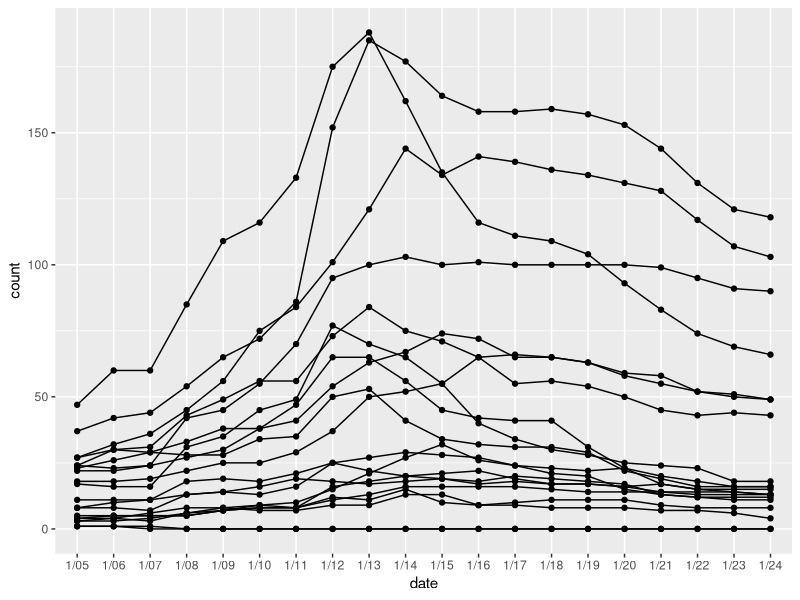
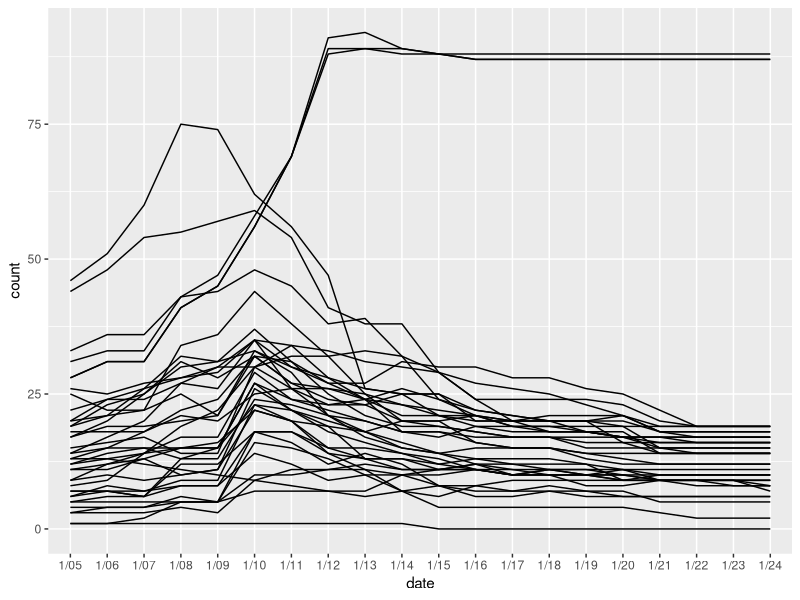

Write the R code that produced these figures, in order.
## ---- chunk 1
knitr::opts_chunk$set(message = F)

library(dplyr)
library(readr)
library(ggplot2)
## ---- chunk 2
courses <- read_csv("courses.csv")
demand <- read_csv("demand.csv")
subjects <- read_csv("subjects.csv")
## ---- chunk 3
courses
## ---- chunk 4
demand[1:10, ]
## ---- chunk 5
demand[1236:1245, ]
## ---- chunk 6
demand %>%
  filter(id %in% 1:20) %>%
  ggplot(aes(x = date, y = count, group = id)) +
  geom_point() + geom_line()
## ---- chunk 7
left_join(courses, demand)
## ---- chunk 8
subjects
## ---- chunk 9
library(readr)
library(dplyr)
library(tidyr)
library(stringr)
library(ggplot2)
## ---- chunk 10
courses <- read_csv("courses.csv")
demand <- read_csv("demand.csv")
subjects <- read_csv("subjects.csv")
## ---- chunk 11
unite_code <- function(df) {
	tidyr::unite(df, code, subject, number, sep = " ", remove = FALSE)
}

separate_code <- function(df) {
	tidyr::separate(df, code, into = c("subject", "number"), sep = " ", remove = FALSE)
}

separate_designator <- function(df) {
	num <- df$number
	
	df$number <- as.numeric(str_extract(num, "[[:digit:]]+"))
	df$designator <- str_extract(num, "[:alpha:]")
	
	df
}
## ---- chunk 12
courses <- courses %>% 
  separate_code() %>%
  separate_designator()

courses
## ---- chunk 13
courses %>%
  filter(designator == "L")
## ---- chunk 14
courses %>%
  filter(number < 100)
## ---- chunk 15
courses %>%
  filter(number < 100) %>%
  distinct(id, .keep_all = TRUE) %>%
  left_join(demand) %>%
  ggplot(aes(x = date, y = count, group = id)) +
  geom_line()
## ---- chunk 16
courses %>%
  filter(number < 100) %>%
  distinct(id, .keep_all = TRUE) %>%
  left_join(demand) %>%
  filter(date == "1/24") %>%
  filter(count > 75)
## ---- chunk 17
courses %>%
  left_join(demand) %>%
  mutate(date = as.Date(date, format = "%m/%d")) %>%
  arrange(code, date) %>%
  group_by(code) %>%
  summarize(enrollment = last(count),
            peak_demand = max(count),
            peak_demand_day = date[which.max(count)])
## ---- chunk 18
# Libraries -----

library(readr)
library(dplyr)
library(tidyr)
library(stringr)
library(ggplot2)

# Helper functions -----

unite_code <- function(df) {
	tidyr::unite(df, code, subject, number, sep = " ", remove = FALSE)
}

separate_code <- function(df) {
	tidyr::separate(df, code, into = c("subject", "number"), sep = " ", remove = FALSE)
}

separate_designator <- function(df) {
	num <- df$number
	
	df$number <- as.numeric(str_extract(num, "[[:digit:]]+"))
	df$designator <- str_extract(num, "[:alpha:]")
	
	df
}

# Read in data -----

subjects <- read_csv("subjects.csv")

courses <- read_csv("courses.csv") %>%
	separate_code() %>%
	separate_designator() %>%
	select(id, code, subject, number, designator, name)

demand <- read_csv("demand.csv") %>%
	mutate(date = as.Date(date, format = "%m/%d")) %>%
  # merge in course data
	left_join(courses) %>%
	# getting rid of some duplicates: for some reason, certain obscure courses
  # show up more than once. these few lines are just manually getting rid of them
	arrange(code, date, desc(count)) %>%
	group_by(code, date) %>%
	slice(1L) %>%
	ungroup()

coursetable <- read_csv("coursetable.csv") %>%
	unite_code() %>%
	separate_designator() %>%
	select(code, subject, number, designator, section, times, locations, rating, workload)
## ---- chunk 19
left_join(demand, coursetable)
